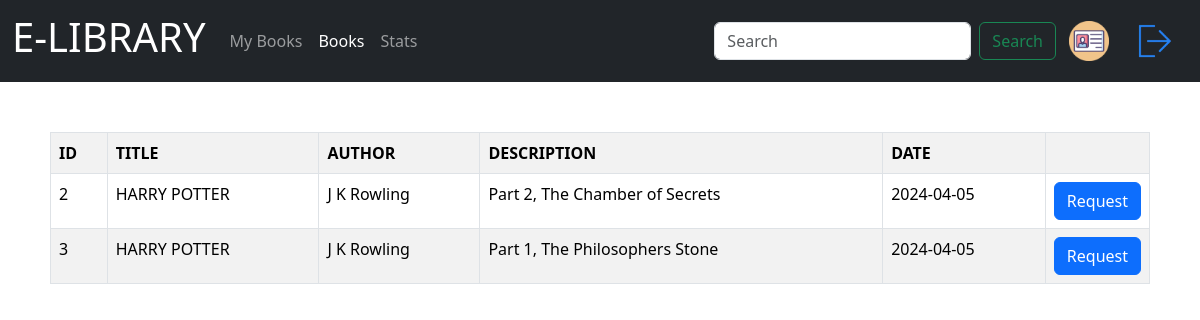
/books/sec_id=1 (signed in), run on the app's committed database.
### tables this page shows
CREATE TABLE books (id INTEGER PRIMARY KEY AUTOINCREMENT, title TEXT, author TEXT, description TEXT, section_id INTEGER, date TEXT, context text, foreign key(section_id) references sections(section_id));

### app.py (the view)
@app.route('/books/sec_id=<id>', methods=['GET', 'POST'])
def books_sec(id):
        if 'name' in session:
            user = Users.query.get(session['id'])
            books = Database.getBooks(id)
            if request.method == 'POST':
                query = request.form['search']
                search = "/search/"+query
                return redirect(search)
            return render_template('books_sec.html', books=books)
        else:
            return redirect(url_for('login'))

### database.py (called while the page is built)
    def getBooks(sec_id):
        conn = sqlite3.connect('instance\Database.db')
        c = conn.cursor()
        c.execute("SELECT id, title, author, description, date FROM books WHERE section_id=?", (sec_id,))
        books = c.fetchall()
        conn.close()
        return books

### templates/books_sec.html (shortened to what this page needs)
<!DOCTYPE html>
<html lang="en">
<head>
    <link href="https://cdn.jsdelivr.net/npm/bootstrap@5.3.3/dist/css/bootstrap.min.css" rel="stylesheet">
    <link rel="stylesheet" href="/static/css/book_sec.css">
</head>
<body>
    <header>
        <nav class="navbar navbar-expand-lg navbar-dark bg-dark">
          <div class="container-fluid">
            <a class="navbar-brand" href="{{url_for('dashboard')}}"><h1 class="display-6">E-LIBRARY</h1></a>
            <div class="collapse navbar-collapse" id="navbarSupportedContent">
              <ul class="navbar-nav me-auto mb-2 mb-lg-0">
                <li class="nav-item">
                  <a class="nav-link " href="/dashboard">My Books</a>
                </li>
                <li class="nav-item">
                  <a class="nav-link active" href="{{url_for('books')}}">Books</a>
                </li>
                <li class="nav-item">
                  <a class="nav-link" href="{{url_for('data')}}">Stats</a>
                </li>
              </ul>
              <form method="post" class="d-flex">
                <input class="form-control me-2"  placeholder="Search"  name="search">
                <button class="btn btn-outline-success" type="submit">Search</button>
              </form>
              <a href="{{url_for('profile')}}"><button class="btn"><img src="/static/images/profile.webp" alt="" class="icon"></button></a>
              <a href="{{url_for('logout')}}"><button class="btn"><img src="/static/images/logout.webp" alt="" class="icon"></button></a>
            </div>
          </div>
        </nav>
      </header>
    <div class="sec__table">
      <table class="table table-striped table-bordered table-hover">
        <tr>
          <th class="sec__head">ID</th>
          <th class="sec__head">TITLE</th>
          <th class="sec__head">AUTHOR</th>
          <th class="sec__head">DESCRIPTION</th>
          <th class="sec__head">DATE</th>
          <th class="sec__button"></th>
        </tr>
        {% for book in books %}
          <tr>
            {% for data in book %}
              <td class="sec__data">{{data}}</td>
            {% endfor %}
            <td class="section__button">
                <a href="/request/book={{book[0]}},{{book[1]}}" class="btn btn-primary">Request</a>
          </tr>
        {% endfor %}
      </table>
    </div>
</body>
</html>

### static/css/book_sec.css (style rules this page uses)
body { padding: 0%; margin: 0%; background-image: url("/static/images/background.png"); background-repeat: no-repeat; background-size: cover; }
.icon { width: 5vh; height: 5vh; padding: 0%; margin: 0%; }
.sec__table { margin: 50px; }
.sec__button { text-align: center; width:8%; }

### data on the page
books: book "2", title "HARRY POTTER", author "J K Rowling", description "Part 2, The Chamber of Secrets", date "2024-04-05"
books: book "3", title "HARRY POTTER", author "J K Rowling", description "Part 1, The Philosophers Stone", date "2024-04-05"
